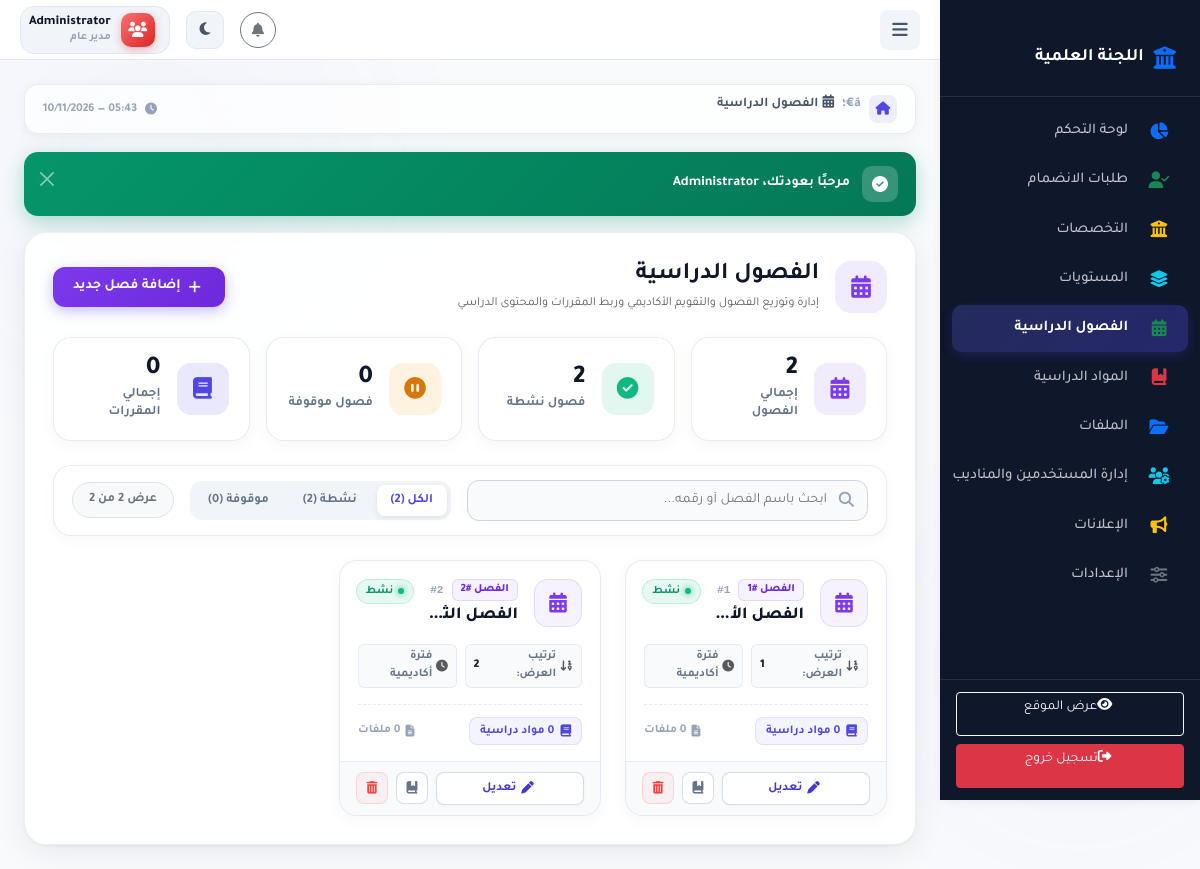
Page /admin/semesters (signed in) on the committed database.
### tables this page shows
CREATE TABLE IF NOT EXISTS semesters (
    id INT PRIMARY KEY AUTO_INCREMENT,
    name VARCHAR(50) NOT NULL UNIQUE,
    semester_number INT NOT NULL UNIQUE,
    sort_order INT DEFAULT 0,
    is_active BOOLEAN DEFAULT TRUE,
    created_at TIMESTAMP DEFAULT CURRENT_TIMESTAMP
);

### app/Core/Controller.php (called while the page is built, shortened)
<?php
abstract class Controller
{
    protected function view(string $view, array $data = []): void
    {
        View::render($view, $data);
    }
}

### app/Controllers/SemesterController.php (called while the page is built, shortened)
<?php
class SemesterController extends Controller
{
    public function index(): void
    {
        $semesters = Semester::allWithCounts();
        $this->view('admin/semesters/index', ['semesters' => $semesters]);
    }
}

### public/index.php (called while the page is built, shortened)
<?php
require_once __DIR__ . '/../app/Config/Helpers.php';
spl_autoload_register(function ($class) {
    if (str_starts_with($class, 'App\\')) {
        $file = __DIR__ . '/../app/' . str_replace('\\', '/', substr($class, 4)) . '.php';
    }
});
$router = new \App\Config\Router();
$router->registerMiddleware('Auth', \App\Middleware\Auth::class);
$router->registerMiddleware('Admin', \App\Middleware\Admin::class);
$router->registerMiddleware('AdminAccess', \App\Middleware\AdminAccess::class);
$uri = $_SERVER['REQUEST_URI'];
$method = $_SERVER['REQUEST_METHOD'];
$router->dispatch($uri, $method);

### index.php (called while the page is built, shortened)
<?php
require __DIR__ . '/public/index.php';

### app/Config/Helpers.php (called while the page is built, shortened)
<?php
if (!function_exists('env')) {
    function env(string $key, $default = null)
    {
        $value = getenv($key);
        switch (strtolower($value)) {
            case 'false':
                return false;
        }
        return $value;
    }
}
if (!function_exists('url')) {
    function url(string $path = ''): string
    {
        $scriptName = $_SERVER['SCRIPT_NAME'] ?? '';
        $basePath = rtrim(dirname($scriptName), '/\\');
        return $basePath . '/' . ltrim($path, '/\\');
    }
}
if (!function_exists('csrf_token')) {
    function csrf_token(): string
    {
        return $_SESSION['_csrf_token'];
    }
}
if (!function_exists('escape')) {
    function escape(?string $value): string
    {
        return htmlspecialchars($value ?? '', ENT_QUOTES, 'UTF-8');
    }
}

### config/database.php (called while the page is built)
<?php
return [
    'driver' => 'mysql',
    'host' => env('DB_HOST', '127.0.0.1'),
    'port' => env('DB_PORT', 3306),
    'database' => env('DB_NAME', 'university_system'),
    'username' => env('DB_USER', 'root'),
    'password' => env('DB_PASS', ''),
    'charset' => 'utf8mb4',
    'collation' => 'utf8mb4_unicode_ci',
    'prefix' => '',
];

### app/Config/Database.php (called while the page is built, shortened)
<?php
class Database
{
    private static ?Database $instance = null;
    private ?PDO $connection = null;
    private function __construct()
    {
        $config = require __DIR__ . '/../../config/database.php';
        try {
            $dsn = "mysql:host={$config['host']};port={$config['port']};dbname={$config['database']};charset={$config['charset']}";
            $this->connection = new PDO($dsn, $config['username'], $config['password'], [
                PDO::ATTR_ERRMODE => PDO::ERRMODE_EXCEPTION,
                PDO::ATTR_DEFAULT_FETCH_MODE => PDO::FETCH_OBJ,
                PDO::ATTR_EMULATE_PREPARES => false,
            ]);
        } catch (PDOException $e) {
            die('Database connection failed: ' . $e->getMessage());
        }
    }
    public static function getInstance(): self
    {
        if (self::$instance === null) {
            self::$instance = new self();
        }
        return self::$instance;
    }
    public function getConnection(): PDO
    {
        return $this->connection;
    }
    public static function raw(string $sql, array $params = []): \PDOStatement
    {
        $stmt = self::getInstance()->getConnection()->prepare($sql);
        $stmt->execute($params);
        return $stmt;
    }
    public static function fetchAll(string $sql, array $params = []): array
    {
        return self::raw($sql, $params)->fetchAll();
    }
}

### app/Models/Semester.php (called while the page is built, shortened)
<?php
class Semester extends Model
{
    public static function allWithCounts(): array
    {
        return Database::fetchAll(
            "SELECT s.*,
                    (SELECT COUNT(*) FROM courses c WHERE c.semester_id = s.id) as courses_count,
                    (SELECT COUNT(*) FROM files f JOIN courses c ON c.id = f.course_id WHERE c.semester_id = s.id) as files_count
             FROM semesters s
             ORDER BY s.sort_order ASC, s.id ASC"
        );
    }
}

### app/Views/admin/semesters/index.php (the view, shortened to what this page needs)
<?php
$totalSemesters = count($semesters ?? []);
$activeCount    = count(array_filter($semesters ?? [], fn($s) => (bool)$s->is_active));
$inactiveCount  = $totalSemesters - $activeCount;
$totalCourses   = array_sum(array_map(fn($s) => (int)($s->courses_count ?? 0), $semesters ?? []));
$isAdmin        = (($_SESSION['user_role'] ?? '') === 'admin');
?>
<div class="d-flex align-items-center justify-content-between flex-wrap gap-3 mb-4">
    <div class="d-flex align-items-center gap-3">
        <div class="majors-stat-icon" style="width: 52px; height: 52px; border-radius: 16px; font-size: 1.4rem; background: rgba(139, 92, 246, 0.12); color: #7c3aed;">
            <i class="fas fa-calendar-alt"></i>
        </div>
        <div>
            <h4 class="fw-bold mb-1" style="color:var(--dark);">الفصول الدراسية</h4>
            <p class="text-muted small mb-0">إدارة وتوزيع الفصول والتقويم الأكاديمي وربط المقررات والمحتوى الدراسي</p>
        </div>
    </div>
    <?php if ($isAdmin): ?>
    <div class="d-flex align-items-center gap-2">
        <a href="<?php echo url('/admin/semesters/create'); ?>" class="majors-btn-add" style="background: linear-gradient(135deg, #7c3aed 0%, #6d28d9 100%);">
            <i class="fas fa-plus ms-1"></i>إضافة فصل جديد
        </a>
    </div>
    <?php endif; ?>
</div>
<div class="row g-3 mb-4">
    <div class="col-6 col-lg-3">
        <div class="majors-stat-card">
            <div class="majors-stat-icon" style="background: rgba(139, 92, 246, 0.12); color: #7c3aed;">
                <i class="fas fa-calendar-alt"></i>
            </div>
            <div>
                <div class="majors-stat-val"><?php echo $totalSemesters; ?></div>
                <div class="majors-stat-lbl">إجمالي الفصول</div>
            </div>
        </div>
    </div>
    <div class="col-6 col-lg-3">
        <div class="majors-stat-card">
            <div class="majors-stat-icon icon-success">
                <i class="fas fa-check-circle"></i>
            </div>
            <div>
                <div class="majors-stat-val"><?php echo $activeCount; ?></div>
                <div class="majors-stat-lbl">فصول نشطة</div>
            </div>
        </div>
    </div>
    <div class="col-6 col-lg-3">
        <div class="majors-stat-card">
            <div class="majors-stat-icon icon-warning">
                <i class="fas fa-pause-circle"></i>
            </div>
            <div>
                <div class="majors-stat-val"><?php echo $inactiveCount; ?></div>
                <div class="majors-stat-lbl">فصول موقوفة</div>
            </div>
        </div>
    </div>
    <div class="col-6 col-lg-3">
        <div class="majors-stat-card">
            <div class="majors-stat-icon icon-primary">
                <i class="fas fa-book-open"></i>
            </div>
            <div>
                <div class="majors-stat-val"><?php echo $totalCourses; ?></div>
                <div class="majors-stat-lbl">إجمالي المقررات</div>
            </div>
        </div>
    </div>
</div>
<div class="majors-toolbar mb-4">
    <div class="d-flex align-items-center justify-content-between flex-wrap gap-3">
        <div class="majors-search-box">
            <input type="text" id="semesterSearchInput" class="majors-search-input" placeholder="ابحث باسم الفصل أو رقمه..." autocomplete="off">
        </div>
        <div class="d-flex align-items-center gap-3 flex-wrap">
            <div class="majors-filter-group" id="semesterFilterGroup">
                <button type="button" class="majors-filter-btn active" data-filter="all">الكل (<?php echo $totalSemesters; ?>)</button>
                <button type="button" class="majors-filter-btn" data-filter="active">نشطة (<?php echo $activeCount; ?>)</button>
                <button type="button" class="majors-filter-btn" data-filter="inactive">موقوفة (<?php echo $inactiveCount; ?>)</button>
            </div>
            <span class="badge bg-light text-secondary border px-3 py-2 rounded-pill fw-bold" id="semesterCounterBadge">
                عرض <?php echo $totalSemesters; ?> من <?php echo $totalSemesters; ?>
            </span>
        </div>
    </div>
</div>
<?php if (empty($semesters)): ?>
    <div class="majors-empty-box">
        <div class="majors-empty-icon" style="background: rgba(139, 92, 246, 0.08); color: #7c3aed;">
            <i class="fas fa-calendar-alt"></i>
        </div>
        <h5 class="fw-bold text-dark mb-2">لا توجد فصول دراسية مسجّلة حتى الآن</h5>
        <p class="text-muted small mb-4">ابدأ بإضافة أول فصل دراسي لتنظيم الخطة والجداول والمقررات التعليمية</p>
        <?php if ($isAdmin): ?>
        <a href="<?php echo url('/admin/semesters/create'); ?>" class="majors-btn-add" style="background: linear-gradient(135deg, #7c3aed 0%, #6d28d9 100%);">
            <i class="fas fa-plus ms-1"></i>إضافة فصل الآن
        </a>
        <?php endif; ?>
    </div>
<?php else: ?>
    <div class="row g-4" id="semestersGridContainer">
        <?php
        $semIdx = 0;
        foreach ($semesters as $semester):
            $semIdx++;
            $isActive = (bool)$semester->is_active;
            $courses  = (int)($semester->courses_count ?? 0);
            $files    = (int)($semester->files_count ?? 0);
            $semNum   = $semester->semester_number ?? $semester->id;
        ?>
        <div class="col-12 col-md-6 col-xl-4 semester-item-col"
             data-name="<?php echo escape(mb_strtolower($semester->name)); ?>"
             data-num="<?php echo escape($semNum); ?>"
             data-status="<?php echo $isActive ? 'active' : 'inactive'; ?>">
            <div class="semester-modern-card <?php echo $isActive ? '' : 'card-inactive'; ?>">
                <div class="major-card-header">
                    <div class="d-flex align-items-center gap-3">
                        <div class="semester-icon-box" title="<?php echo escape($semester->name); ?>">
                            <i class="fas fa-calendar-alt"></i>
                        </div>
                        <div class="major-header-text">
                            <div class="d-flex align-items-center gap-2 mb-1">
                                <span class="semester-num-badge">الفصل #<?php echo escape($semNum); ?></span>
                                <span class="major-id-badge" title="الترقيم">#<?php echo $semIdx; ?></span>
                            </div>
                            <h5 class="major-card-title"><?php echo escape($semester->name); ?></h5>
                        </div>
                    </div>
                    <div>
                        <span class="major-status-pill <?php echo $isActive ? 'status-pill-active' : 'status-pill-inactive'; ?>">
                            <?php if ($isActive): ?>
                                <span class="pulse-dot"></span> نشط
                            <?php else: ?>
                                <i class="fas fa-pause-circle me-1" style="font-size:0.7rem;"></i> موقوف
                            <?php endif; ?>
                        </span>
                    </div>
                </div>
                <div class="major-card-body-content">
                    <div class="d-flex align-items-center gap-2 mb-3">
                        <span class="semester-order-tag">
                            <i class="fas fa-sort-numeric-down text-muted"></i>
                            ترتيب العرض: <strong class="text-dark ms-1"><?php echo escape($semester->sort_order ?? 0); ?></strong>
                        </span>
                        <span class="semester-order-tag">
                            <i class="fas fa-clock text-muted"></i>
                            فترة أكاديمية
                        </span>
                    </div>
                    <div class="major-metrics-strip">
                        <a href="<?php echo url('/admin/courses?semester_id=' . escape($semester->id)); ?>"
                           class="major-metric-chip"
                           title="عرض المواد الدراسية التابعة لهذا الفصل">
                            <i class="fas fa-book-open"></i>
                            <span><?php echo $courses; ?> مواد دراسية</span>
                        </a>
                        <span class="major-dept-chip">
                            <i class="fas fa-file-alt"></i> <?php echo $files; ?> ملفات
                        </span>
                    </div>
                </div>
                <div class="major-card-actions-bar">
                    <?php if ($isAdmin): ?>
                        <a href="<?php echo url('/admin/semesters/' . escape($semester->id) . '/edit'); ?>"
                           class="major-act-btn btn-edit-major"
                           title="تعديل بيانات الفصل">
                            <i class="fas fa-pen ms-1"></i>تعديل
                        </a>
                        <a href="<?php echo url('/admin/courses?semester_id=' . escape($semester->id)); ?>"
                           class="major-act-btn btn-icon-major"
                           title="عرض مواد هذا الفصل">
                            <i class="fas fa-book-bookmark"></i>
                        </a>
                        <a href="<?php echo url('/admin/semesters/' . escape($semester->id) . '/delete?_csrf_token=' . csrf_token()); ?>"
                           class="major-act-btn btn-icon-major btn-delete-major"
                           title="حذف الفصل الدراسي"
                           onclick="return confirm('هل أنت متأكد من حذف (<?php echo escape($semester->name); ?>)؟')">
                            <i class="fas fa-trash-alt"></i>
                        </a>
                    <?php endif; ?>
                </div>
            </div>
        </div>
        <?php endforeach; ?>
    </div>
<?php endif; ?>

### app/Config/Router.php (shortened to what this page needs)
<?php
class Router
{
    private array $routes = [];
    public function __construct()
    {
        $routes = require __DIR__ . '/../../config/routes.php';
        foreach ($routes as $pattern => $config) {
            $this->routes[] = [
                'pattern' => $this->patternToRegex($pattern),
                'original' => $pattern,
                'config' => $config,
            ];
        }
    }
    private function patternToRegex(string $pattern): string
    {
        $regex = preg_replace('/\{(\w+)\}/', '(?P<$1>[^/]+)', $pattern);
        return '#^' . $regex . '$#';
    }
    public function dispatch(string $uri, string $method): void
    {
        $uri = parse_url($uri, PHP_URL_PATH);
        $uri = str_replace('\\', '/', $uri);
        $uri = rtrim($uri, '/') ?: '/';
        $basePath = str_replace('\\', '/', dirname($_SERVER['SCRIPT_NAME'] ?? ''));
        if ($basePath !== '/' && $basePath !== '.') {
            if (str_starts_with($uri, $basePath)) {
                $uri = substr($uri, strlen($basePath));
            } else {
                $basePathNoPublic = preg_replace('#/public$#i', '', $basePath);
                if ($basePathNoPublic !== '' && $basePathNoPublic !== '/' && str_starts_with($uri, $basePathNoPublic)) {
                    $uri = substr($uri, strlen($basePathNoPublic));
                }
            }
        }
        $uri = '/' . ltrim($uri, '/');
        foreach ($this->routes as $route) {
            if (!preg_match($route['pattern'], $uri, $matches)) {
                continue;
            }
            $params = array_filter($matches, 'is_string', ARRAY_FILTER_USE_KEY);
            $action = $route['config']['action'];
            $controller = new $controllerClass();
            if (!empty($params)) {
                $controller->$action(...array_values($params));
            } else {
                $controller->$action();
            }
            return;
        }
    }
}

### public/assets/css/responsive.css (style rules this page uses)
html { font-size: 16px; }
html, body { overflow-x: hidden; max-width: 100%; }
* { min-width: 0; }

### rows in the picture
semesters: semester_number "1", is_active 1 (drawn), sort_order "1"
semesters: semester_number "2", is_active 1 (drawn), sort_order "2"

### other values in the picture
$totalSemesters "2"
$activeCount "2"
$inactiveCount "0"
$totalCourses "0"
